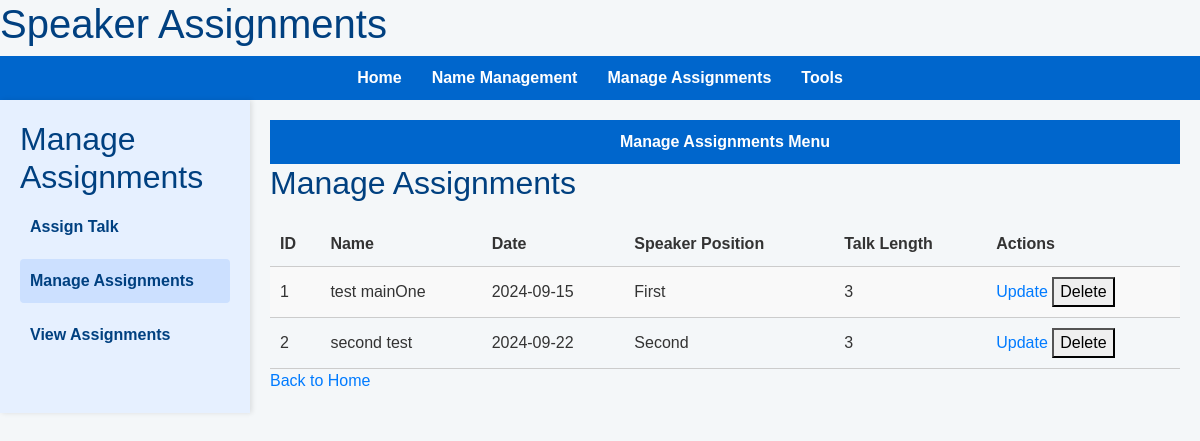
Page /assign/manage on the committed database.
### app/models.py (models this page shows)
class TalkAssignment(db.Model):
    id = db.Column(db.Integer, primary_key=True)
    speaker_id = db.Column(db.Integer, db.ForeignKey('record.id'), nullable=False)
    date = db.Column(db.Date, nullable=False)
    speaker_pos = db.Column(db.String(50), nullable=False)
    talk_length = db.Column(db.String(20), nullable=False)
    theme_id = db.Column(db.Integer, db.ForeignKey('theme.id'), nullable=True)
    topic_id = db.Column(db.Integer, db.ForeignKey('topic.id'), nullable=True)

class Record(db.Model):
    id = db.Column(db.Integer, primary_key=True)
    name = db.Column(db.String(80), unique=True, nullable=False)
    exception = db.Column(db.String(20), nullable=True)
    assignments = db.relationship('TalkAssignment', backref='speaker', lazy=True)

### app/routes/assign.py (the view)
@bp.route('/manage', methods=['GET'])
def manage_assignments():
    assignments = TalkAssignment.query.all()
    return render_template('manage_assignments.html', assignments=assignments)

### app/templates/manage_assignments.html
{% extends "base.html" %}
{% block content %}
{% include '_navigation.html' %}
<h2>Manage Assignments</h2>
<table>
    <tr>
        <th>ID</th>
        <th>Name</th>
        <th>Date</th>
        <th>Speaker Position</th>
        <th>Talk Length</th>
        <th>Actions</th>
    </tr>
    {% for assignment in assignments %}
    <tr>
        <td>{{ assignment.id }}</td>
        <td>{{ assignment.speaker.name }}</td>
        <td>{{ assignment.date }}</td>
        <td>{{ assignment.speaker_pos }}</td>
        <td>{{ assignment.talk_length }}</td>
        <td>
            <a href="{{ url_for('assign.update_assignment', assignment_id=assignment.id) }}">Update</a>
            <form action="{{ url_for('assign.delete_assignment', assignment_id=assignment.id) }}" method="POST" style="display:inline;">
                <button type="submit" onclick="return confirm('Are you sure you want to delete this assignment?');">Delete</button>
            </form>
        </td>
    </tr>
    {% endfor %}
</table>
<a href="{{ url_for('main.index') }}">Back to Home</a>
{% endblock %}

### app/static/css/style.css (style rules this page uses)
body { font-family: Arial, sans-serif; background-color: #f4f7f9; color: #333; margin: 0; padding: 0; }
h1, h2 { color: #004080; }
table { width: 100%; border-collapse: collapse; margin-top: 20px; }
table th, table td { padding: 10px; text-align: left; border-bottom: 1px solid #ccc; }
table tbody tr:nth-child(even) { background-color: #f9f9f9; }

### rows in the picture
TalkAssignment: id "1", speaker.name "test mainOne", date "2024-09-15", speaker_pos "First", talk_length "3"
TalkAssignment: id "2", speaker.name "second test", date "2024-09-22", speaker_pos "Second", talk_length "3"
